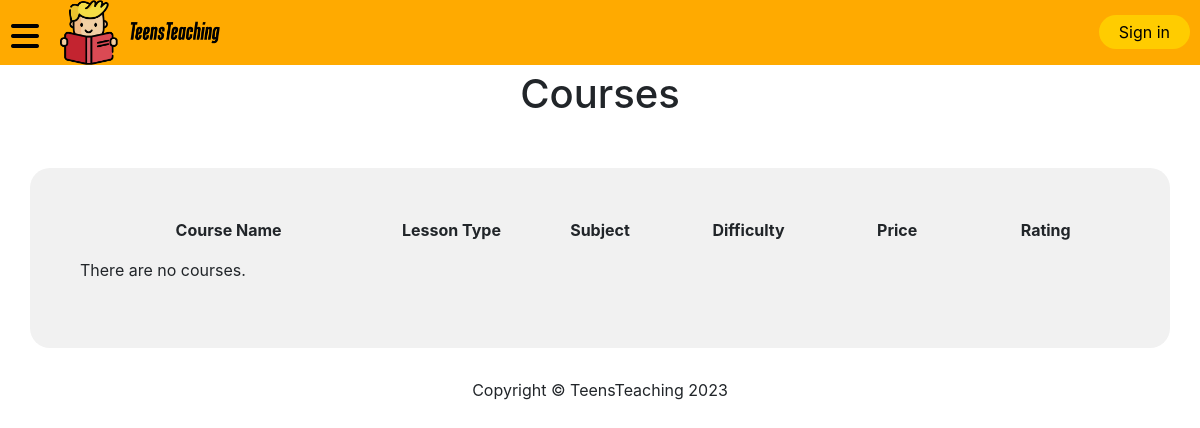
Page /courses/index.php on the earlier database version.
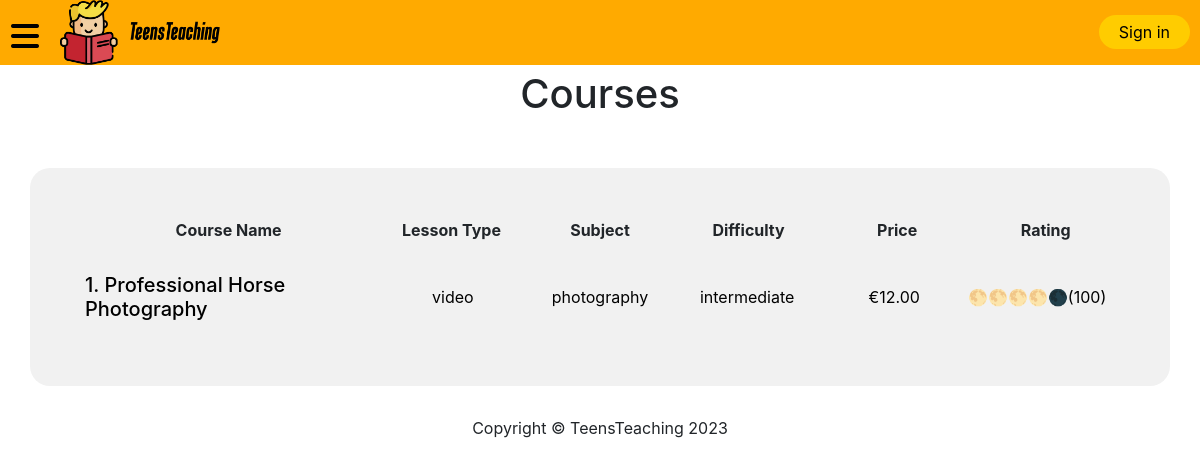
Same page on the later database version.
### tables this page shows
CREATE TABLE `courses` (
  `id` int(11) NOT NULL,
  `teacher_id` int(11) NOT NULL,
  `course_subject` varchar(250) NOT NULL,
  `course_type` varchar(250) NOT NULL,
  `course_difficulty` varchar(250) NOT NULL,
  `course_name` varchar(250) NOT NULL,
  `course_description` text DEFAULT NULL,
  `course_intro_video` varchar(500) DEFAULT NULL,
  `course_price` decimal(6,2) NOT NULL DEFAULT 0.00,
  `json_blob` longtext DEFAULT NULL CHECK (json_valid(`json_blob`)),
  `creation_date` datetime NOT NULL DEFAULT current_timestamp()
);

### courses/index.php (the view, shortened to what this page needs)
<?php
$config = include($_SERVER["DOCUMENT_ROOT"] . "/teensteaching/config.php");
$has_courses = false;
$db = new mysqli($config['db_host'], $config['db_username'], $config['db_password'], $config['db_database']);
if ($db->connect_error) {
    die();
} else {
    if (isset($_GET['filter'])) {
        $filter = test_input($_GET['filter']);
        if (!empty($filter)){
            $qry = "SELECT * FROM courses WHERE course_subject = '$filter'";
        } else {
            $qry = "SELECT * FROM courses";
        }
    } else{
        $qry = "SELECT * FROM courses";
    }
    $result = $db->query($qry);
    if ($result) {
        if ((mysqli_num_rows($result) > 0)) {
            $has_courses = true;
        }
    }
}
?>
<!DOCTYPE html>
<html lang="en">
<head>
    <?php include '../partials/stylesheets.php'; ?>
</head>
<body>
    <?php include '../partials/nav.php'; ?>
    <h1>Courses</h1>
    <div class="profile" id="courses">
        <div class="headers">
            <p>Course Name</p>
            <p>Lesson Type</p>
            <p>Subject</p>
            <p>Difficulty</p>
            <p>Price</p>
            <p>Rating</p>
        </div>
        <?php
        if ($has_courses) {
            $count = 0;
            while ($row = mysqli_fetch_array($result)) {
                $count += 1;
                echo "<a href='../course/view.php?id=".$row['id']."'"." class='course-link'>";
                echo "<div class='course-card'>";
                echo "<h3>".$count.". ".$row['course_name']."</h3>";
                echo "<p>".$row['course_type']."</p>";
                echo "<p>".$row['course_subject']."</p>";
                echo "<p>".$row['course_difficulty']."</p>";
                echo "<p>€".$row['course_price']."</p>";
                echo "<div class='rating'>";
                echo "<p>🌕🌕🌕🌕🌑</p>";
                echo "<p>(100)</p>";
                echo "</div>";
                echo "</div>";
                echo "</a> ";
            }
        } else {
            echo "<p>There are no courses.</p>";
        }
        ?>
    </div>
    <?php include '../partials/footer.php'; ?>
</body>
</html>

### partials/stylesheets.php (shortened to what this page needs)
<link rel="stylesheet" href="https://stackpath.bootstrapcdn.com/bootstrap/4.5.2/css/bootstrap.min.css">
<link rel="stylesheet" href="<?php echo SCRIPT_ROOT .'/static/style.css'?>">
<link rel="stylesheet" href="https://cdnjs.cloudflare.com/ajax/libs/font-awesome/6.2.1/css/all.min.css">
<link rel="stylesheet" href="https://cdnjs.cloudflare.com/ajax/libs/font-awesome/6.2.1/css/all.css">

### partials/nav.php (shortened to what this page needs)
<nav>
    <div class="nav-color">
        <div class="flex">
            <a href="#" class="burger" href="javascript:void(0);" onclick="myFunction()"><i id="burger" class="fa-solid fa-bars fa-2x fa-fw"></i></a>
            <a href="/teensteaching"><img src="/teensteaching/static/images/icon2.png" alt=""></a>
        </div>
        <?php
        echo "<div class='flex'>";
        if (!isset($_SESSION['email'])) {
            echo '<a href="/teensteaching/login" class="sign-in">Sign in</a>';
        }
        echo "</div>";
        ?>
    </div>
</nav>

### partials/footer.php
<footer>
    <p>Copyright © TeensTeaching <?php echo date('Y'); ?></p>
</footer>

### static/style.css (style rules this page uses)
*, *::before, *::after { box-sizing: border-box; }
body { margin: 0; padding-top: 70px; }
body h1 { text-align: center; }
nav { top: 0; width: 100%; overflow: visible; position: fixed; z-index: 99; }
.nav-color { background-color: #FFAA00; margin: 0; display: flex; justify-content: space-between; }
nav img { max-width: 160px; margin: auto 10px; }
nav a { text-decoration: none; color: black; display: block; }
nav .flex { display: flex; }
.burger { margin-top: 10px; }
.burger i { margin: 10px 5px; }
.sign-in { padding: 5px 20px; background-color: #FFCC00; border-radius: 50px; }
#balance, .sign-in { height: fit-content; margin: auto 10px; }
.profile { max-width: 1000px; width: 95%; margin: auto; margin-top: 50px; padding: 50px; background-color: rgb(241, 241, 241); padding: 50px; border-radius: 20px; }
.profile .course-card { display: grid; grid-template-columns: 2fr 1fr 1.2fr 0.5fr; align-items: center; justify-items: center; }
.profile .course-link h3 { width: 100%; font-size: 20px; margin: 10px; }
.profile .course-card p { margin: 0; }
.course-link { text-decoration: none; color: black; display: block; padding: 5px; border-radius: 20px; }
#courses { width: 95%; max-width: 1500px; }
#courses .course-card { display: grid; grid-template-columns: 2fr 1fr 1fr 1fr 1fr 1fr; align-items: center; justify-items: center; }
#courses .headers { display: grid; grid-template-columns: 2fr 1fr 1fr 1fr 1fr 1fr; align-items: center; justify-items: center; }
.headers p { font-weight: 700; }
#courses .rating { display: flex; width: 100%; }
.rating { text-align: left; width: 100%; }
footer { margin-top: 30px; text-align: center; }

Differences in the rows shown:
added courses: course_name "Professional Horse Photography", course_type "video", course_subject "photography", course_difficulty "intermediate", course_price "12.00"
Other differences:
text no longer shown: "There are no courses."
